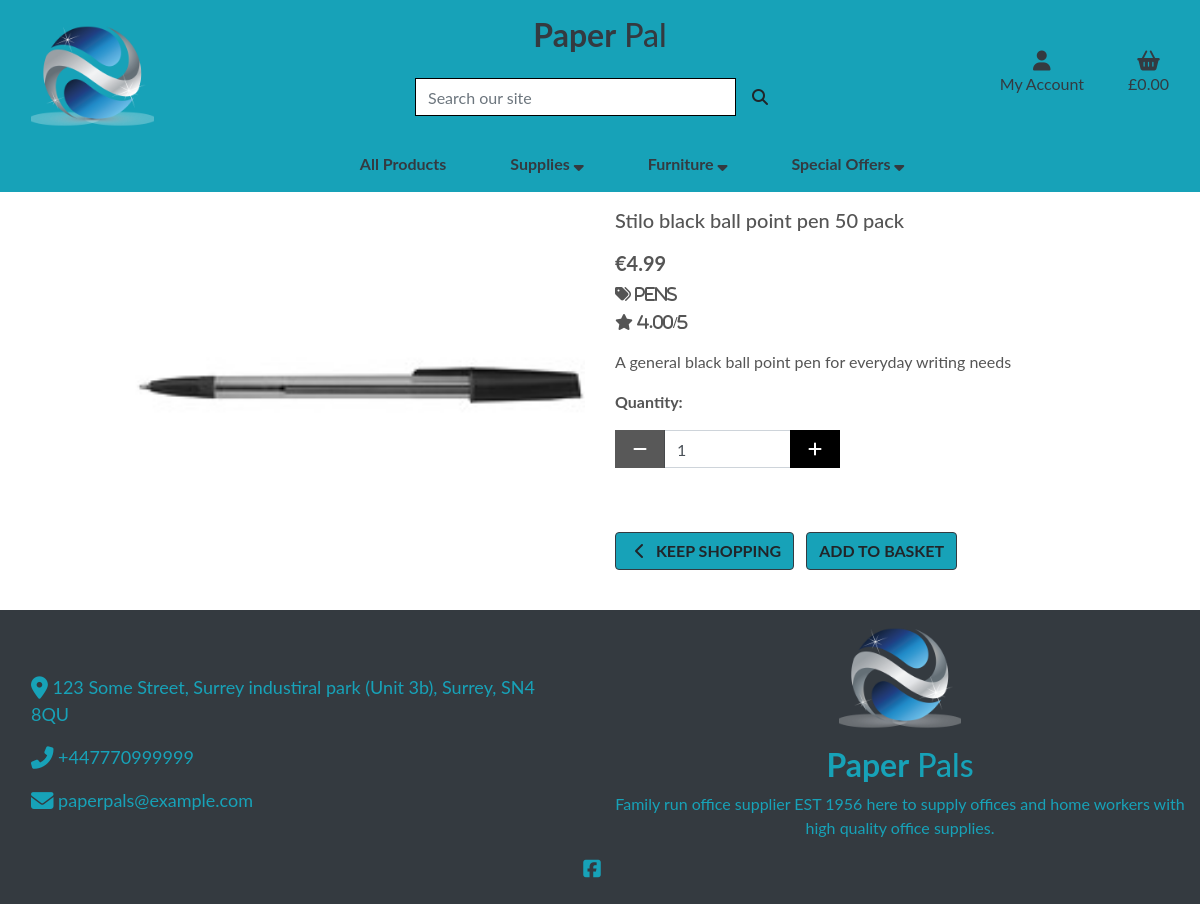
The page /products/1/ on the database its author committed.
### products/models.py (models this page shows, shortened)
class Product(models.Model):
    category = models.ForeignKey('Category', null=True, blank=True, on_delete=models.SET_NULL)
    sku = models.CharField(max_length=254, null=True, blank=True)
    name = models.CharField(max_length=254)
    description = models.TextField()
    price = models.DecimalField(max_digits=6, decimal_places=2)
    rating = models.DecimalField(max_digits=6, decimal_places=2, null=True, blank=True)
    image_url = models.URLField(max_length=1024, null=True, blank=True)
    image = models.ImageField(null=True, blank=True)

class Category(models.Model):
    class Meta:
        verbose_name_plural = 'Categories'
    name = models.CharField(max_length=254)
    friendly_name = models.CharField(max_length=254, null=True, blank=True)

### products/views.py (the view)
# urls.py: path('<int:product_id>/', views.product_detail, name='product_detail'),
def product_detail(request, product_id):
    product = get_object_or_404(Product, pk=product_id)
    context = {
        'product': product,
    }
    return render(request, 'products/product_detail.html', context)

### basket/context.py (called while the page is built, shortened)
def basket_contents(request):
    basket_items = []
    total = 0
    product_count = 0
    basket = request.session.get('basket', {})
    context = {
        'basket_items': basket_items,
        'total': total,
        'product_count': product_count,
    }
    return context

### products/templates/products/product_detail.html (shortened to what this page needs)
{% extends "base.html" %}
{% load static %}
{% block page_header %}
<div class="container header-container">
</div>
{% endblock %}
{% block content %}
<div class="container footer-down">
    <div class="row">
        <div class="col-sm-12 col-md-6">
            {% if product.image %}
                <img src="{{ product.image.url }}" class="card-img-top img-fluid" alt="{{ product.name }}" />
            {% else %}
                <img src="{{ MEDIA_URL }}no-image-available.png" class="card-img-top img-fluid" alt="{{ product.name }}" />
            {% endif %}
        </div>
        <div class="col-sm-12 col-md-6">
            <h5 class="card-title mt-5">{{ product.name }}</h5>
            {% if product.price %}
            <div class="mt-3">
                <p class="lead mb-0 font-weight-bold">€{{ product.price }}</p>
            </div>
            {% endif %}
            {% if product.category %}
            <div class="mt-1">
                <i class="fas fa-tags"> {{ product.category.friendly_name }}</i>
            </div>
            {% endif %}
            {% if product.rating %}
            <div class="mt-1">
                <i class="fas fa-star"> {{ product.rating }}/5</i>
            </div>
            {% else %}
            <small>No Rating</small>
            {% endif %}
            <div class="product-description mt-3">
                <span>{{ product.description }}</span>
            </div>
            <form class="form" action="{% url 'add_to_basket' product.id %}" method="POST">
                        <div class="form-row">
                            <div class="col-12">
                                <p class="mt-3"><strong>Quantity:</strong></p>
                                <div class="form-group w-50">
                                    <div class="input-group">
                                        <div class="input-group-prepend">
                                            <button class="decrement-qty btn btn-black rounded-0"
                                                data-item_id="{{ product.id }}" id="decrement-qty_{{ product.id }}">
                                                <span class="icon">
                                                    <i class="fas fa-minus"></i>
                                                </span>
                                            </button>
                                        </div>
                                        <input class="form-control qty_input" type="number"
                                            name="quantity" value="1" min="1" max="99"
                                            data-item_id="{{ product.id }}"
                                            id="id_qty_{{ product.id }}">
                                        <div class="input-group-append">
                                            <button class="increment-qty btn btn-black rounded-0"
                                                data-item_id="{{ product.id }}" id="increment-qty_{{ product.id }}">
                                                <span class="icon">
                                                    <i class="fas fa-plus"></i>
                                                </span>
                                            </button>
                                        </div>
                                    </div>
                                </div>
                            </div>
                    <div class="col-12">
                        <a href="{% url 'products' %}" class="btn text-uppercase border border-dark bg-info mt-0 mt-md-5 mb-3 mr-2 font-weight-bold keep-shopping-btn">
                            <span class="icon">
                                <i class="fas fa-chevron-left"></i>
                            </span>
                            Keep Shopping
                        </a>
                        <input type="submit" class="btn text-uppercase mt-0 mt-md-5 mb-3 border border-dark bg-info font-weight-bold add-to-basket-btn" value="Add to Basket" />
                    </div>
                </div>
            </form>
        </div>
    </div>
</div>
{% endblock %}

### static/css/base.css (style rules this page uses)
html { height: 100%; }
body { background-color: #ffffff; background-size: cover; height: calc(100vh - 164px); color: #555; font-family: 'Lato'; }
.icon { align-items: center; display: inline-flex; justify-content: center; height: 1.5rem; width: 1.5rem; }
.btn-black { background: black; color: white; }
.footer-down { min-height: calc(100vh - 440px); }
@media (min-width: 1200px) { .container { max-width: 80%; } }
@media (min-width: 992px) { .header-container { padding-top: 160px; } }

### rows shown on the page
Product: image (picture), name "Stilo black ball point pen 50 pack", price "4.99", category.friendly_name "Pens", rating "4.00", description "A general black ball point pen for everyday writing needs", quantity "1"
